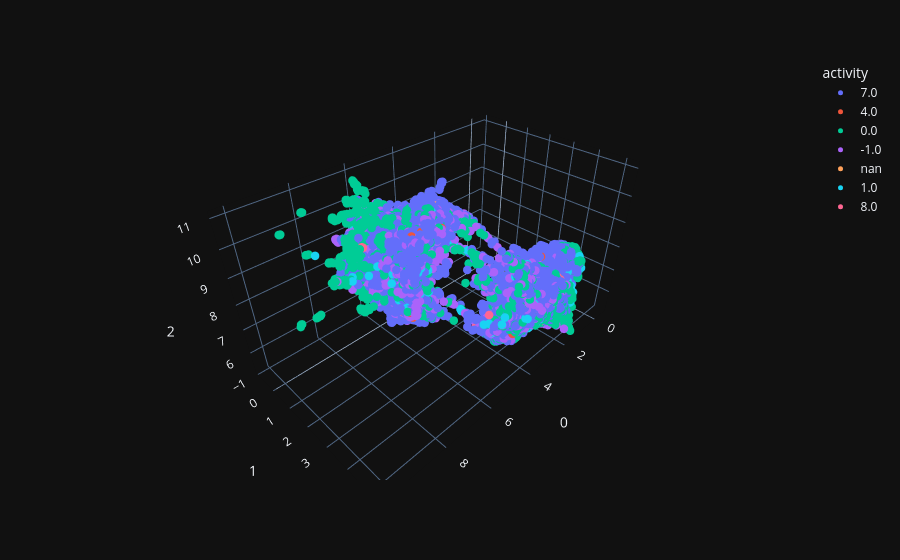

Source (notebook cell):
### Code cell
full_model_path = r'D:\code\DeepView\deepview\calculate_results\AEgru_world_epoch4999_datalen180_accel.pth'
out_channels = 32
model = Act2Vec(out_channels, input_dim=(4503, 180, 3))
device = 'cuda'
model = model.to(device)
if torch.cuda.is_available():
    model.load_state_dict(torch.load(full_model_path, weights_only=False))
else:
    model.load_state_dict(torch.load(full_model_path, weights_only=False, map_location=torch.device('cpu')))
    
# reconstruction result
representation_list, sample_list, pred_list, label_list = \
            AE_eval_time_series(train_loader, model, device)

# tsne latent representation to shape=(2, len) PCA降维到形状为 (2, len)
repre_concat = np.concatenate(representation_list)
repre_reshape = repre_concat.reshape(repre_concat.shape[0], -1)
sample_concat = np.concatenate(sample_list)
pred_concat = np.concatenate(pred_list)
sample_reshape = sample_concat.reshape(-1, sample_concat.shape[-1])
pred_reshape = pred_concat.reshape(-1, pred_concat.shape[-1])
label_concat = np.concatenate(label_list)
label_concat_vote = majority_value(label_concat)

umap_3d = UMAP(n_components=3)
proj_3d_gyro = umap_3d.fit_transform(repre_reshape)
fig_3d = px.scatter_3d(
    proj_3d_gyro, x=0, y=1, z=2,
    color=label_concat_vote.astype(str),  
    labels={'color': 'activity'}
)
fig_3d.update_traces(marker_size=5)
fig_3d.show()

### Figure 1 — Plotly figure (JSON) as saved in the notebook; plotly's stock layout.template omitted (floating-point values rounded to 4 significant figures; data arrays with more than 128 entries replaced by an {"elided": "..."} marker saying what was removed)
{"data": [{"hovertemplate": "activity=7.0<br>0=%{x}<br>1=%{y}<br>2=%{z}<extra></extra>", "legendgroup": "7.0", "marker": {"color": "#636efa", "symbol": "circle", "size": 5}, "mode": "markers", "name": "7.0", "scene": "scene", "showlegend": true, "x": {"elided": "6771 float values"}, "y": {"elided": "6771 float values"}, "z": {"elided": "6771 float values"}, "type": "scatter3d"}, {"hovertemplate": "activity=4.0<br>0=%{x}<br>1=%{y}<br>2=%{z}<extra></extra>", "legendgroup": "4.0", "marker": {"color": "#EF553B", "symbol": "circle", "size": 5}, "mode": "markers", "name": "4.0", "scene": "scene", "showlegend": true, "x": [6.05, 5.747, 5.1, 5.058, 5.62, 2.223, 2.084, 7.102, 7.149, 7.135, 3.925, 6.17, 6.521, 6.689, 6.282, 6.476, 6.567, 6.731, 6.533, 6.924, 6.984, 6.909, 4.156, 4.365, 6.969, 7.088, 7.073, 7.142, 7.372, 5.109, 1.244, 5.683, 5.797, 6.557, 7.222, 6.591, 5.909, 6.04, 6.186, 5.743, 5.774, 5.755, 5.7, 5.712, 6.172, 7.155, 6.616, 6.277, 6.43, 6.505, 6.342, 5.763, 4.295, 5.304, 6.884, 4.538, 5.214, 5.292, 7.08, 5.477, 5.472, 5.491, 4.734, 5.015, 4.833, 6.092, 6.253, 5.827, 5.928, 1.616, 1.85], "y": [0.638, 0.6008, 0.441, 0.3855, 1.158, 3.017, 3.201, 2.705, 2.899, 3.111, 4.795, 0.9904, 1.846, 2.12, 2.804, 1.731, 2.397, 2.701, 2.034, 2.898, 3.046, 3.054, 4.665, 4.211, 2.853, 2.793, 2.8, 2.685, 1.408, 0.6866, 3.179, 0.9644, 0.2183, 1.021, 0.3404, 2.677, 0.7349, 0.6755, 0.5519, 1.067, 1.166, 1.019, 0.9816, 1.089, 1.475, 1.818, 2.253, 2.783, 2.925, 2.967, 2.801, 3.016, 0.7122, 0.3496, 2.365, 1.83, 2.284, 2.381, 1.427, 0.2803, 0.278, 0.2149, 0.4686, 0.309, 0.3526, 2.703, 0.8436, 0.7294, 1.03, 4.232, 3.902], "z": [8.735, 8.271, 8.158, 8.278, 7.754, 7.599, 7.626, 9.15, 8.702, 8.272, 8.183, 9.131, 7.771, 7.853, 9.796, 9.179, 8.165, 9.655, 7.611, 7.925, 7.949, 8.006, 6.523, 6.469, 8.034, 8.065, 8.169, 8.181, 8.429, 8.429, 6.622, 7.519, 8.44, 8.589, 9.407, 10.42, 9.772, 9.797, 9.947, 7.321, 7.327, 7.449, 7.402, 7.466, 7.746, 9.124, 9.756, 10.23, 10.19, 10.14, 10.51, 10.49, 8.503, 8.45, 9.342, 10.27, 10.57, 10.5, 8.868, 8.925, 8.933, 8.618, 8.51, 8.602, 8.684, 10.33, 9.419, 7.605, 7.361, 6.502, 8.094], "type": "scatter3d"}, {"hovertemplate": "activity=0.0<br>0=%{x}<br>1=%{y}<br>2=%{z}<extra></extra>", "legendgroup": "0.0", "marker": {"color": "#00cc96", "symbol": "circle", "size": 5}, "mode": "markers", "name": "0.0", "scene": "scene", "showlegend": true, "x": {"elided": "2976 float values"}, "y": {"elided": "2976 float values"}, "z": {"elided": "2976 float values"}, "type": "scatter3d"}, {"hovertemplate": "activity=-1.0<br>0=%{x}<br>1=%{y}<br>2=%{z}<extra></extra>", "legendgroup": "-1.0", "marker": {"color": "#ab63fa", "symbol": "circle", "size": 5}, "mode": "markers", "name": "-1.0", "scene": "scene", "showlegend": true, "x": {"elided": "1886 float values"}, "y": {"elided": "1886 float values"}, "z": {"elided": "1886 float values"}, "type": "scatter3d"}, {"hovertemplate": "activity=nan<br>0=%{x}<br>1=%{y}<br>2=%{z}<extra></extra>", "legendgroup": "nan", "marker": {"color": "#FFA15A", "symbol": "circle", "size": 5}, "mode": "markers", "name": "nan", "scene": "scene", "showlegend": true, "x": [4.871, 5.259, 6.93, 6.681, 6.213, 7.378, 5.101, 5.195, 4.965, 6.739, 6.924, 5.47, 5.429, 5.439, 5.16, 5.571], "y": [0.8845, 0.8759, 2.956, 1.436, 2.065, 1.444, 1.578, 1.607, 1.181, 0.3989, 0.238, 2.304, 2.294, 2.334, 2.216, 2.679], "z": [8.825, 8.465, 8.18, 9.521, 7.27, 8.141, 10.45, 10.42, 9.9, 9.353, 9.447, 10.6, 10.62, 10.64, 10.67, 10.42], "type": "scatter3d"}, {"hovertemplate": "activity=1.0<br>0=%{x}<br>1=%{y}<br>2=%{z}<extra></extra>", "legendgroup": "1.0", "marker": {"color": "#19d3f3", "symbol": "circle", "size": 5}, "mode": "markers", "name": "1.0", "scene": "scene", "showlegend": true, "x": {"elided": "426 float values"}, "y": {"elided": "426 float values"}, "z": {"elided": "426 float values"}, "type": "scatter3d"}, {"hovertemplate": "activity=8.0<br>0=%{x}<br>1=%{y}<br>2=%{z}<extra></extra>", "legendgroup": "8.0", "marker": {"color": "#FF6692", "symbol": "circle", "size": 5}, "mode": "markers", "name": "8.0", "scene": "scene", "showlegend": true, "x": [5.586, 5.386, 5.537, 5.7, 5.207, 5.095, 4.253, 5.996, 6.439, 6.329, 6.51, 6.697, 7.238, 6.944, 6.927, 7.238, 7.142, 4.164, 4.949, 4.766, 4.661, 4.645, 6.222, 4.59, 4.666, 6.524, 6.354, 6.181, 7.304, 7.217, 7.604, 7.572, 6.123, 5.933, 2.859, 6.871, 4.553, 5.508, 6.883, 3.739, 3.096, 2.016, 1.728, 2.19, 1.987, 1.444, 2.569, 2.99, 3.088, 2.969, 2.863, 2.434, 2.469], "y": [0.375, 0.5938, 0.7128, 0.7211, 0.4338, 0.374, 4.782, 1.103, 0.9019, 0.7663, -0.3037, -0.3643, 2.174, 3.073, 3.139, 2.226, 2.44, 4.215, 0.644, 0.5828, 0.5625, 0.5217, 0.7024, 0.5611, 4.05, 2.225, 2.735, 2.773, 1.69, 1.607, 1.718, 1.725, 2.763, 2.694, 4.719, 2.475, 3.434, 1.995, 1.123, 4.248, 4.206, 4.208, 4.809, 4.84, 4.847, 4.878, 4.653, 4.546, 4.561, 4.383, 4.445, 4.698, 4.843], "z": [7.851, 7.609, 7.475, 9.176, 8.542, 8.35, 7.113, 7.389, 7.722, 7.74, 9.94, 9.929, 8.449, 8.16, 8.081, 9.235, 9.329, 6.218, 8.688, 8.383, 8.164, 8.218, 8.831, 8.11, 7.259, 10.25, 10.4, 10.59, 8.868, 8.856, 10.09, 10.06, 10.59, 10.63, 7.048, 7.871, 6.288, 6.976, 8.181, 5.767, 6.063, 6.065, 7.34, 7.898, 7.684, 6.818, 6.045, 6.158, 6.228, 6.201, 6.331, 6.818, 7.014], "type": "scatter3d"}], "layout": {"scene": {"domain": {"x": [0.0, 1.0], "y": [0.0, 1.0]}, "xaxis": {"title": {"text": "0"}}, "yaxis": {"title": {"text": "1"}}, "zaxis": {"title": {"text": "2"}}}, "legend": {"title": {"text": "activity"}, "tracegroupgap": 0}, "margin": {"t": 60}}}
